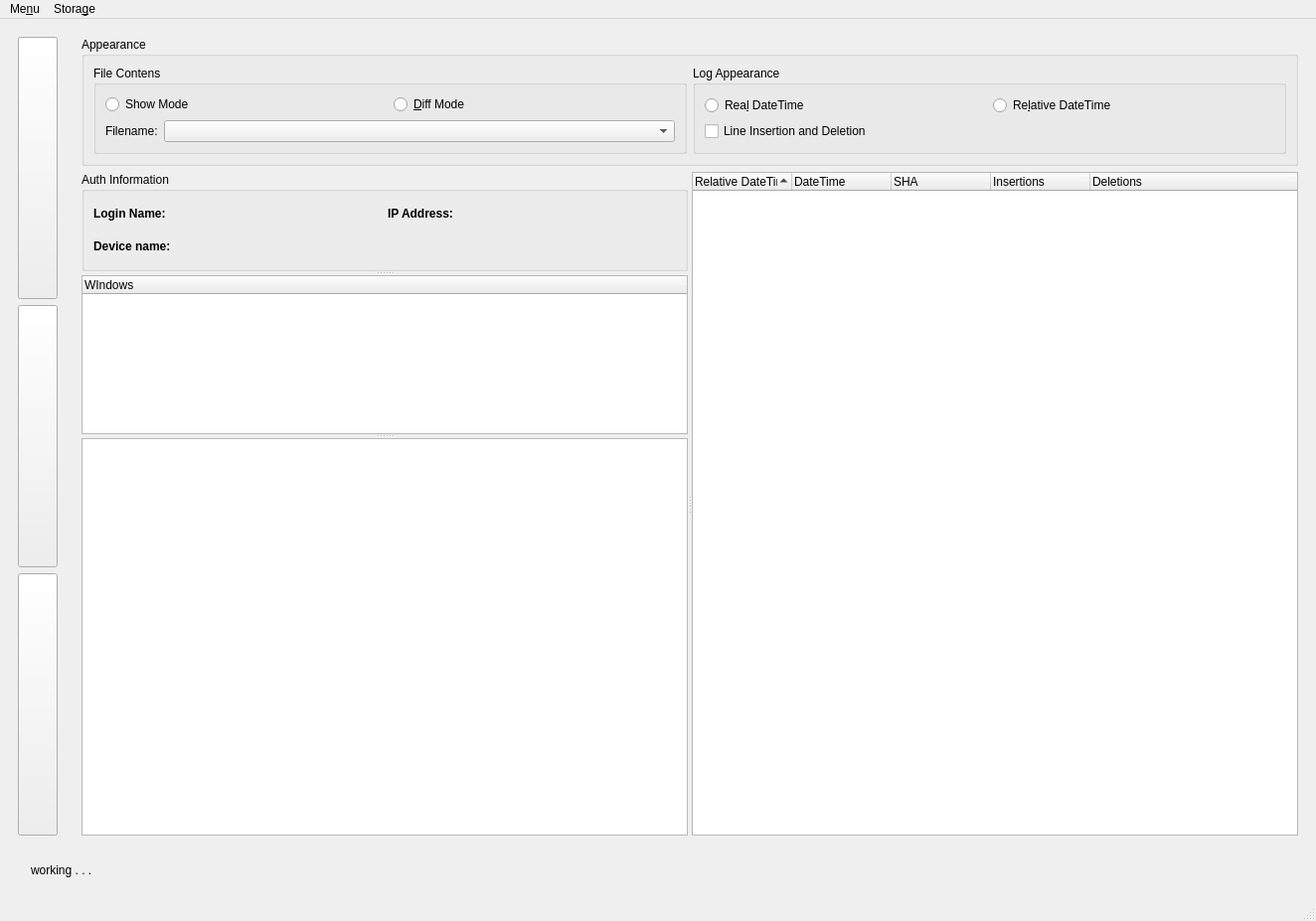
<?xml version="1.0" encoding="UTF-8"?>
<ui version="4.0">
 <class>MainWindow</class>
 <widget class="QMainWindow" name="MainWindow">
  <property name="geometry">
   <rect>
    <x>0</x>
    <y>0</y>
    <width>1324</width>
    <height>927</height>
   </rect>
  </property>
  <property name="windowTitle">
   <string>Lupv</string>
  </property>
  <widget class="QWidget" name="centralwidget">
   <layout class="QVBoxLayout" name="verticalLayout_8">
    <item>
     <layout class="QVBoxLayout" name="verticalLayout_7">
      <item>
       <layout class="QHBoxLayout" name="horizontalLayout_2">
        <item>
         <widget class="QWidget" name="widget" native="true">
          <layout class="QVBoxLayout" name="verticalLayout_2">
           <item>
            <layout class="QVBoxLayout" name="verticalLayout">
             <item>
              <widget class="QPushButton" name="page1_btn">
               <property name="sizePolicy">
                <sizepolicy hsizetype="Maximum" vsizetype="Expanding">
                 <horstretch>0</horstretch>
                 <verstretch>0</verstretch>
                </sizepolicy>
               </property>
               <property name="minimumSize">
                <size>
                 <width>0</width>
                 <height>50</height>
                </size>
               </property>
               <property name="text">
                <string/>
               </property>
               <property name="icon">
                <iconset>
                 <normaloff>../img/lup.svg</normaloff>../img/lup.svg</iconset>
               </property>
               <property name="iconSize">
                <size>
                 <width>64</width>
                 <height>64</height>
                </size>
               </property>
              </widget>
             </item>
             <item>
              <widget class="QPushButton" name="page2_btn">
               <property name="sizePolicy">
                <sizepolicy hsizetype="Minimum" vsizetype="Expanding">
                 <horstretch>0</horstretch>
                 <verstretch>0</verstretch>
                </sizepolicy>
               </property>
               <property name="minimumSize">
                <size>
                 <width>0</width>
                 <height>50</height>
                </size>
               </property>
               <property name="text">
                <string/>
               </property>
               <property name="icon">
                <iconset>
                 <normaloff>../img/history.svg</normaloff>../img/history.svg</iconset>
               </property>
               <property name="iconSize">
                <size>
                 <width>64</width>
                 <height>64</height>
                </size>
               </property>
              </widget>
             </item>
             <item>
              <widget class="QPushButton" name="page3_btn">
               <property name="sizePolicy">
                <sizepolicy hsizetype="Minimum" vsizetype="Expanding">
                 <horstretch>0</horstretch>
                 <verstretch>0</verstretch>
                </sizepolicy>
               </property>
               <property name="minimumSize">
                <size>
                 <width>0</width>
                 <height>50</height>
                </size>
               </property>
               <property name="text">
                <string/>
               </property>
               <property name="icon">
                <iconset>
                 <normaloff>../img/search.svg</normaloff>../img/search.svg</iconset>
               </property>
               <property name="iconSize">
                <size>
                 <width>64</width>
                 <height>56</height>
                </size>
               </property>
              </widget>
             </item>
            </layout>
           </item>
          </layout>
         </widget>
        </item>
        <item>
         <widget class="QStackedWidget" name="stackedWidget">
          <property name="currentIndex">
           <number>1</number>
          </property>
          <widget class="QWidget" name="page">
           <layout class="QVBoxLayout" name="verticalLayout_3">
            <item>
             <widget class="QGroupBox" name="groupBox_2">
              <property name="minimumSize">
               <size>
                <width>0</width>
                <height>50</height>
               </size>
              </property>
              <property name="title">
               <string>Appearance</string>
              </property>
              <layout class="QHBoxLayout" name="horizontalLayout_9">
               <item>
                <layout class="QHBoxLayout" name="horizontalLayout_8">
                 <item>
                  <widget class="QRadioButton" name="main_reldate_rbtn">
                   <property name="text">
                    <string>Re&amp;lative DateTime</string>
                   </property>
                  </widget>
                 </item>
                 <item>
                  <widget class="QRadioButton" name="main_realdate_rbtn">
                   <property name="text">
                    <string>Real &amp;DateTime</string>
                   </property>
                  </widget>
                 </item>
                </layout>
               </item>
              </layout>
             </widget>
            </item>
            <item>
             <widget class="QTableWidget" name="main_table">
              <property name="sortingEnabled">
               <bool>true</bool>
              </property>
              <column>
               <property name="text">
                <string>Name</string>
               </property>
              </column>
              <column>
               <property name="text">
                <string>Student ID</string>
               </property>
              </column>
              <column>
               <property name="text">
                <string>Total Records</string>
               </property>
              </column>
              <column>
               <property name="text">
                <string>First Record</string>
               </property>
              </column>
              <column>
               <property name="text">
                <string>First Record</string>
               </property>
              </column>
              <column>
               <property name="text">
                <string>Last Record</string>
               </property>
              </column>
              <column>
               <property name="text">
                <string>Last Record</string>
               </property>
              </column>
              <column>
               <property name="text">
                <string>Work Duration</string>
               </property>
              </column>
              <column>
               <property name="text">
                <string>Work Duration</string>
               </property>
              </column>
             </widget>
            </item>
           </layout>
          </widget>
          <widget class="QWidget" name="page_3">
           <layout class="QGridLayout" name="gridLayout">
            <item row="0" column="0">
             <widget class="QGroupBox" name="groupBox_3">
              <property name="sizePolicy">
               <sizepolicy hsizetype="Preferred" vsizetype="Maximum">
                <horstretch>0</horstretch>
                <verstretch>0</verstretch>
               </sizepolicy>
              </property>
              <property name="title">
               <string>Appearance</string>
              </property>
              <layout class="QVBoxLayout" name="verticalLayout_17">
               <item>
                <layout class="QHBoxLayout" name="horizontalLayout_7">
                 <item>
                  <widget class="QGroupBox" name="groupBox_5">
                   <property name="title">
                    <string>File Contens</string>
                   </property>
                   <layout class="QVBoxLayout" name="verticalLayout_15">
                    <item>
                     <layout class="QVBoxLayout" name="verticalLayout_14">
                      <item>
                       <layout class="QHBoxLayout" name="horizontalLayout_3">
                        <item>
                         <widget class="QRadioButton" name="show_mode_rbtn">
                          <property name="text">
                           <string>Show Mode</string>
                          </property>
                         </widget>
                        </item>
                        <item>
                         <widget class="QRadioButton" name="diff_mode_rbtn">
                          <property name="text">
                           <string>&amp;Diff Mode</string>
                          </property>
                         </widget>
                        </item>
                       </layout>
                      </item>
                      <item>
                       <layout class="QHBoxLayout" name="horizontalLayout_15">
                        <item>
                         <widget class="QLabel" name="label_4">
                          <property name="text">
                           <string>Filename:</string>
                          </property>
                         </widget>
                        </item>
                        <item>
                         <widget class="QComboBox" name="filename_combo">
                          <property name="sizePolicy">
                           <sizepolicy hsizetype="MinimumExpanding" vsizetype="Fixed">
                            <horstretch>0</horstretch>
                            <verstretch>0</verstretch>
                           </sizepolicy>
                          </property>
                         </widget>
                        </item>
                       </layout>
                      </item>
                     </layout>
                    </item>
                   </layout>
                  </widget>
                 </item>
                 <item>
                  <widget class="QGroupBox" name="log_appearance_box">
                   <property name="sizePolicy">
                    <sizepolicy hsizetype="MinimumExpanding" vsizetype="Preferred">
                     <horstretch>0</horstretch>
                     <verstretch>0</verstretch>
                    </sizepolicy>
                   </property>
                   <property name="title">
                    <string>Log Appearance</string>
                   </property>
                   <property name="checkable">
                    <bool>false</bool>
                   </property>
                   <layout class="QVBoxLayout" name="verticalLayout_16">
                    <item>
                     <layout class="QVBoxLayout" name="verticalLayout_4">
                      <item>
                       <layout class="QHBoxLayout" name="horizontalLayout_10">
                        <item>
                         <widget class="QRadioButton" name="log_realdate_rbtn">
                          <property name="text">
                           <string>Rea&amp;l DateTime</string>
                          </property>
                         </widget>
                        </item>
                        <item>
                         <widget class="QRadioButton" name="log_reldate_rbtn">
                          <property name="text">
                           <string>Re&amp;lative DateTime</string>
                          </property>
                         </widget>
                        </item>
                       </layout>
                      </item>
                      <item>
                       <widget class="QCheckBox" name="stats_check">
                        <property name="text">
                         <string>Line Insertion and Deletion</string>
                        </property>
                       </widget>
                      </item>
                     </layout>
                    </item>
                   </layout>
                  </widget>
                 </item>
                </layout>
               </item>
              </layout>
             </widget>
            </item>
            <item row="1" column="0">
             <widget class="QSplitter" name="splitter_2">
              <property name="orientation">
               <enum>Qt::Horizontal</enum>
              </property>
              <widget class="QSplitter" name="splitter">
               <property name="orientation">
                <enum>Qt::Vertical</enum>
               </property>
               <widget class="QGroupBox" name="groupBox">
                <property name="minimumSize">
                 <size>
                  <width>0</width>
                  <height>100</height>
                 </size>
                </property>
                <property name="maximumSize">
                 <size>
                  <width>16777215</width>
                  <height>100</height>
                 </size>
                </property>
                <property name="title">
                 <string>Auth Information</string>
                </property>
                <layout class="QHBoxLayout" name="horizontalLayout_14">
                 <item>
                  <layout class="QHBoxLayout" name="horizontalLayout_13">
                   <item>
                    <layout class="QHBoxLayout" name="horizontalLayout_11">
                     <item>
                      <layout class="QVBoxLayout" name="verticalLayout_19">
                       <item>
                        <widget class="QLabel" name="name_const_lbl">
                         <property name="text">
                          <string>&lt;html&gt;&lt;head/&gt;&lt;body&gt;&lt;p&gt;&lt;span style=&quot; font-weight:600;&quot;&gt;Login Name:&lt;/span&gt;&lt;/p&gt;&lt;/body&gt;&lt;/html&gt;</string>
                         </property>
                        </widget>
                       </item>
                       <item>
                        <widget class="QLabel" name="machine_const_lbl">
                         <property name="text">
                          <string>&lt;html&gt;&lt;head/&gt;&lt;body&gt;&lt;p&gt;&lt;span style=&quot; font-weight:600;&quot;&gt;Device name:&lt;/span&gt;&lt;/p&gt;&lt;/body&gt;&lt;/html&gt;</string>
                         </property>
                        </widget>
                       </item>
                      </layout>
                     </item>
                     <item>
                      <layout class="QVBoxLayout" name="verticalLayout_18">
                       <item>
                        <widget class="QLabel" name="name_lbl">
                         <property name="text">
                          <string/>
                         </property>
                        </widget>
                       </item>
                       <item>
                        <widget class="QLabel" name="machine_lbl">
                         <property name="text">
                          <string/>
                         </property>
                        </widget>
                       </item>
                      </layout>
                     </item>
                    </layout>
                   </item>
                   <item>
                    <layout class="QHBoxLayout" name="horizontalLayout_12">
                     <item>
                      <layout class="QVBoxLayout" name="verticalLayout_20">
                       <item>
                        <widget class="QLabel" name="ip_const_lbl">
                         <property name="text">
                          <string>&lt;html&gt;&lt;head/&gt;&lt;body&gt;&lt;p&gt;&lt;span style=&quot; font-weight:600;&quot;&gt;IP Address:&lt;/span&gt;&lt;/p&gt;&lt;/body&gt;&lt;/html&gt;</string>
                         </property>
                        </widget>
                       </item>
                       <item>
                        <widget class="QLabel" name="label_10">
                         <property name="text">
                          <string/>
                         </property>
                        </widget>
                       </item>
                      </layout>
                     </item>
                     <item>
                      <layout class="QVBoxLayout" name="verticalLayout_21">
                       <item>
                        <widget class="QLabel" name="ip_lbl">
                         <property name="text">
                          <string/>
                         </property>
                        </widget>
                       </item>
                       <item>
                        <widget class="QLabel" name="label_11">
                         <property name="text">
                          <string/>
                         </property>
                        </widget>
                       </item>
                      </layout>
                     </item>
                    </layout>
                   </item>
                  </layout>
                 </item>
                </layout>
               </widget>
               <widget class="QTreeWidget" name="windows_tree">
                <property name="sizePolicy">
                 <sizepolicy hsizetype="Expanding" vsizetype="Preferred">
                  <horstretch>0</horstretch>
                  <verstretch>0</verstretch>
                 </sizepolicy>
                </property>
                <property name="minimumSize">
                 <size>
                  <width>0</width>
                  <height>100</height>
                 </size>
                </property>
                <property name="maximumSize">
                 <size>
                  <width>16777215</width>
                  <height>16777215</height>
                 </size>
                </property>
                <column>
                 <property name="text">
                  <string notr="true">WIndows</string>
                 </property>
                </column>
               </widget>
               <widget class="QPlainTextEdit" name="file_content_widget">
                <property name="minimumSize">
                 <size>
                  <width>0</width>
                  <height>400</height>
                 </size>
                </property>
               </widget>
              </widget>
              <widget class="QTreeWidget" name="log_tree">
               <property name="sortingEnabled">
                <bool>true</bool>
               </property>
               <column>
                <property name="text">
                 <string>Relative DateTime</string>
                </property>
               </column>
               <column>
                <property name="text">
                 <string>DateTime</string>
                </property>
               </column>
               <column>
                <property name="text">
                 <string>SHA</string>
                </property>
               </column>
               <column>
                <property name="text">
                 <string>Insertions</string>
                </property>
               </column>
               <column>
                <property name="text">
                 <string>Deletions</string>
                </property>
               </column>
              </widget>
             </widget>
            </item>
           </layout>
          </widget>
          <widget class="QWidget" name="page_4">
           <layout class="QVBoxLayout" name="verticalLayout_13">
            <item>
             <widget class="QTabWidget" name="tabWidget">
              <property name="sizePolicy">
               <sizepolicy hsizetype="Expanding" vsizetype="Expanding">
                <horstretch>0</horstretch>
                <verstretch>0</verstretch>
               </sizepolicy>
              </property>
              <property name="tabPosition">
               <enum>QTabWidget::North</enum>
              </property>
              <property name="currentIndex">
               <number>0</number>
              </property>
              <property name="elideMode">
               <enum>Qt::ElideNone</enum>
              </property>
              <property name="movable">
               <bool>false</bool>
              </property>
              <widget class="QWidget" name="suspects_tab">
               <attribute name="title">
                <string>Suspects</string>
               </attribute>
               <layout class="QVBoxLayout" name="verticalLayout_5">
                <item>
                 <layout class="QHBoxLayout" name="horizontalLayout_16">
                  <item>
                   <layout class="QHBoxLayout" name="horizontalLayout_4">
                    <item>
                     <widget class="QLabel" name="label">
                      <property name="text">
                       <string>Line Insetions Limit:</string>
                      </property>
                     </widget>
                    </item>
                    <item>
                     <widget class="QSpinBox" name="insertions_limit_spin">
                      <property name="sizePolicy">
                       <sizepolicy hsizetype="MinimumExpanding" vsizetype="Minimum">
                        <horstretch>0</horstretch>
                        <verstretch>0</verstretch>
                       </sizepolicy>
                      </property>
                      <property name="maximum">
                       <number>10000</number>
                      </property>
                     </widget>
                    </item>
                   </layout>
                  </item>
                  <item>
                   <layout class="QHBoxLayout" name="horizontalLayout_5">
                    <item>
                     <widget class="QLabel" name="label_2">
                      <property name="text">
                       <string>Filename:</string>
                      </property>
                     </widget>
                    </item>
                   </layout>
                  </item>
                  <item>
                   <widget class="QPushButton" name="analyze_suspects_btn">
                    <property name="sizePolicy">
                     <sizepolicy hsizetype="Minimum" vsizetype="Preferred">
                      <horstretch>0</horstretch>
                      <verstretch>0</verstretch>
                     </sizepolicy>
                    </property>
                    <property name="text">
                     <string>Search</string>
                    </property>
                   </widget>
                  </item>
                 </layout>
                </item>
                <item>
                 <widget class="QTreeWidget" name="suspects_tree">
                  <property name="sizePolicy">
                   <sizepolicy hsizetype="Expanding" vsizetype="Expanding">
                    <horstretch>0</horstretch>
                    <verstretch>0</verstretch>
                   </sizepolicy>
                  </property>
                  <property name="animated">
                   <bool>true</bool>
                  </property>
                  <attribute name="headerStretchLastSection">
                   <bool>false</bool>
                  </attribute>
                  <column>
                   <property name="text">
                    <string>Name</string>
                   </property>
                  </column>
                  <column>
                   <property name="text">
                    <string>Student ID</string>
                   </property>
                  </column>
                  <column>
                   <property name="text">
                    <string>Filename</string>
                   </property>
                  </column>
                  <column>
                   <property name="text">
                    <string>Line Insertions</string>
                   </property>
                  </column>
                  <column>
                   <property name="text">
                    <string>DateTime</string>
                   </property>
                  </column>
                 </widget>
                </item>
               </layout>
              </widget>
              <widget class="QWidget" name="windows_tab">
               <attribute name="title">
                <string>Windows</string>
               </attribute>
               <layout class="QVBoxLayout" name="verticalLayout_10">
                <item>
                 <layout class="QVBoxLayout" name="verticalLayout_9">
                  <item>
                   <layout class="QHBoxLayout" name="horizontalLayout_6">
                    <item>
                     <widget class="QLabel" name="label_3">
                      <property name="text">
                       <string>Windows Name:</string>
                      </property>
                     </widget>
                    </item>
                    <item>
                     <widget class="QLineEdit" name="windows_searchkey_widget">
                      <property name="text">
                       <string/>
                      </property>
                     </widget>
                    </item>
                    <item>
                     <widget class="QPushButton" name="windows_search_btn">
                      <property name="text">
                       <string>Search</string>
                      </property>
                     </widget>
                    </item>
                   </layout>
                  </item>
                  <item>
                   <widget class="QTreeWidget" name="windows_search_tree">
                    <property name="animated">
                     <bool>true</bool>
                    </property>
                    <column>
                     <property name="text">
                      <string>Windows Name</string>
                     </property>
                    </column>
                    <column>
                     <property name="text">
                      <string notr="true">Name</string>
                     </property>
                    </column>
                    <column>
                     <property name="text">
                      <string>Student ID</string>
                     </property>
                    </column>
                    <column>
                     <property name="text">
                      <string>DateTime</string>
                     </property>
                    </column>
                   </widget>
                  </item>
                 </layout>
                </item>
               </layout>
              </widget>
              <widget class="QWidget" name="ip_tab">
               <attribute name="title">
                <string>IP Address</string>
               </attribute>
               <layout class="QVBoxLayout" name="verticalLayout_12">
                <item>
                 <layout class="QVBoxLayout" name="verticalLayout_11">
                  <item>
                   <widget class="QPushButton" name="group_by_ip_btn">
                    <property name="text">
                     <string>Show all IP Addresses</string>
                    </property>
                   </widget>
                  </item>
                  <item>
                   <widget class="QTreeWidget" name="group_by_ip_tree">
                    <property name="animated">
                     <bool>true</bool>
                    </property>
                    <column>
                     <property name="text">
                      <string notr="true">IP</string>
                     </property>
                    </column>
                    <column>
                     <property name="text">
                      <string>Name</string>
                     </property>
                    </column>
                    <column>
                     <property name="text">
                      <string notr="true">Student ID</string>
                     </property>
                    </column>
                    <column>
                     <property name="text">
                      <string>DateTime</string>
                     </property>
                    </column>
                   </widget>
                  </item>
                 </layout>
                </item>
               </layout>
              </widget>
              <widget class="QWidget" name="tab">
               <attribute name="title">
                <string>Edit-distance</string>
               </attribute>
               <layout class="QVBoxLayout" name="verticalLayout_23">
                <item>
                 <layout class="QHBoxLayout" name="horizontalLayout_25">
                  <item>
                   <layout class="QHBoxLayout" name="horizontalLayout_24">
                    <item>
                     <layout class="QHBoxLayout" name="horizontalLayout_22">
                      <item>
                       <layout class="QHBoxLayout" name="horizontalLayout_18">
                        <item>
                         <widget class="QLabel" name="label_5">
                          <property name="sizePolicy">
                           <sizepolicy hsizetype="Maximum" vsizetype="Preferred">
                            <horstretch>0</horstretch>
                            <verstretch>0</verstretch>
                           </sizepolicy>
                          </property>
                          <property name="text">
                           <string>Current Student:</string>
                          </property>
                         </widget>
                        </item>
                       </layout>
                      </item>
                      <item>
                       <layout class="QHBoxLayout" name="horizontalLayout_19">
                        <item>
                         <widget class="QLabel" name="label_8">
                          <property name="sizePolicy">
                           <sizepolicy hsizetype="Maximum" vsizetype="Preferred">
                            <horstretch>0</horstretch>
                            <verstretch>0</verstretch>
                           </sizepolicy>
                          </property>
                          <property name="text">
                           <string>Filename</string>
                          </property>
                         </widget>
                        </item>
                       </layout>
                      </item>
                     </layout>
                    </item>
                    <item>
                     <layout class="QHBoxLayout" name="horizontalLayout_23">
                      <item>
                       <layout class="QHBoxLayout" name="horizontalLayout_21">
                        <item>
                         <widget class="QLabel" name="label_7">
                          <property name="sizePolicy">
                           <sizepolicy hsizetype="Maximum" vsizetype="Preferred">
                            <horstretch>0</horstretch>
                            <verstretch>0</verstretch>
                           </sizepolicy>
                          </property>
                          <property name="text">
                           <string>Previous Student:</string>
                          </property>
                         </widget>
                        </item>
                       </layout>
                      </item>
                      <item>
                       <layout class="QHBoxLayout" name="horizontalLayout_20">
                        <item>
                         <widget class="QLabel" name="label_9">
                          <property name="sizePolicy">
                           <sizepolicy hsizetype="Maximum" vsizetype="Preferred">
                            <horstretch>0</horstretch>
                            <verstretch>0</verstretch>
                           </sizepolicy>
                          </property>
                          <property name="text">
                           <string>Filename:</string>
                          </property>
                         </widget>
                        </item>
                       </layout>
                      </item>
                     </layout>
                    </item>
                   </layout>
                  </item>
                  <item>
                   <widget class="QPushButton" name="compare_editdistance_btn">
                    <property name="sizePolicy">
                     <sizepolicy hsizetype="Maximum" vsizetype="Fixed">
                      <horstretch>0</horstretch>
                      <verstretch>0</verstretch>
                     </sizepolicy>
                    </property>
                    <property name="text">
                     <string>Show</string>
                    </property>
                   </widget>
                  </item>
                 </layout>
                </item>
                <item>
                 <layout class="QVBoxLayout" name="verticalLayout_22">
                  <property name="sizeConstraint">
                   <enum>QLayout::SetDefaultConstraint</enum>
                  </property>
                 </layout>
                </item>
                <item>
                 <widget class="QPushButton" name="compared_ed_savegraph_btn">
                  <property name="text">
                   <string>Save Graph</string>
                  </property>
                 </widget>
                </item>
               </layout>
              </widget>
             </widget>
            </item>
           </layout>
          </widget>
         </widget>
        </item>
       </layout>
      </item>
      <item>
       <widget class="QStackedWidget" name="spinner_stack">
        <property name="sizePolicy">
         <sizepolicy hsizetype="Preferred" vsizetype="Preferred">
          <horstretch>0</horstretch>
          <verstretch>0</verstretch>
         </sizepolicy>
        </property>
        <property name="maximumSize">
         <size>
          <width>16777215</width>
          <height>40</height>
         </size>
        </property>
        <property name="currentIndex">
         <number>1</number>
        </property>
        <widget class="QWidget" name="page_6">
         <layout class="QVBoxLayout" name="verticalLayout_6"/>
        </widget>
        <widget class="QWidget" name="page_7">
         <layout class="QHBoxLayout" name="horizontalLayout_17">
          <item>
           <layout class="QHBoxLayout" name="horizontalLayout">
            <item>
             <widget class="QLabel" name="spinner_lbl">
              <property name="sizePolicy">
               <sizepolicy hsizetype="Minimum" vsizetype="Maximum">
                <horstretch>0</horstretch>
                <verstretch>0</verstretch>
               </sizepolicy>
              </property>
              <property name="text">
               <string/>
              </property>
              <property name="pixmap">
               <pixmap>../img/hourglass2.svg</pixmap>
              </property>
             </widget>
            </item>
            <item>
             <widget class="QLabel" name="label_6">
              <property name="text">
               <string>working . . .</string>
              </property>
             </widget>
            </item>
           </layout>
          </item>
          <item>
           <spacer name="horizontalSpacer">
            <property name="orientation">
             <enum>Qt::Horizontal</enum>
            </property>
            <property name="sizeHint" stdset="0">
             <size>
              <width>40</width>
              <height>20</height>
             </size>
            </property>
           </spacer>
          </item>
         </layout>
        </widget>
       </widget>
      </item>
     </layout>
    </item>
   </layout>
  </widget>
  <widget class="QMenuBar" name="menubar">
   <property name="geometry">
    <rect>
     <x>0</x>
     <y>0</y>
     <width>1324</width>
     <height>19</height>
    </rect>
   </property>
   <widget class="QMenu" name="menuMenu">
    <property name="title">
     <string>Me&amp;nu</string>
    </property>
    <addaction name="open_records_action"/>
    <addaction name="quit_action"/>
   </widget>
   <widget class="QMenu" name="menuStorage">
    <property name="title">
     <string>Stora&amp;ge</string>
    </property>
    <addaction name="load_editdistance_action"/>
    <addaction name="export_editdistance_action"/>
   </widget>
   <addaction name="menuMenu"/>
   <addaction name="menuStorage"/>
  </widget>
  <widget class="QStatusBar" name="statusbar"/>
  <action name="open_records_action">
   <property name="text">
    <string>&amp;Open Records</string>
   </property>
  </action>
  <action name="quit_action">
   <property name="text">
    <string>&amp;Quit</string>
   </property>
  </action>
  <action name="light_theme_action">
   <property name="text">
    <string>&amp;Light</string>
   </property>
  </action>
  <action name="dark_theme_action">
   <property name="text">
    <string>&amp;Dark</string>
   </property>
  </action>
  <action name="load_editdistance_action">
   <property name="text">
    <string>&amp;Load Edit-distance File</string>
   </property>
  </action>
  <action name="export_editdistance_action">
   <property name="text">
    <string>&amp;Export Edit-distance</string>
   </property>
  </action>
 </widget>
 <resources/>
 <connections/>
</ui>
